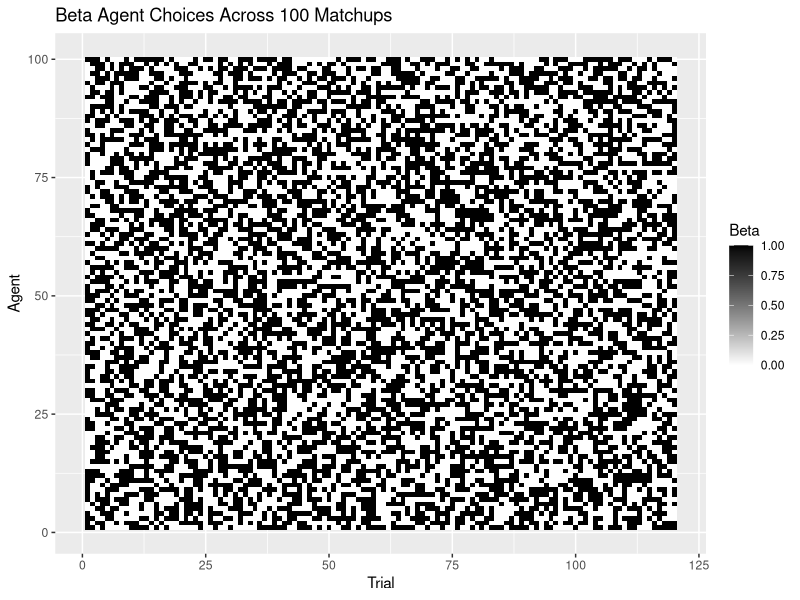
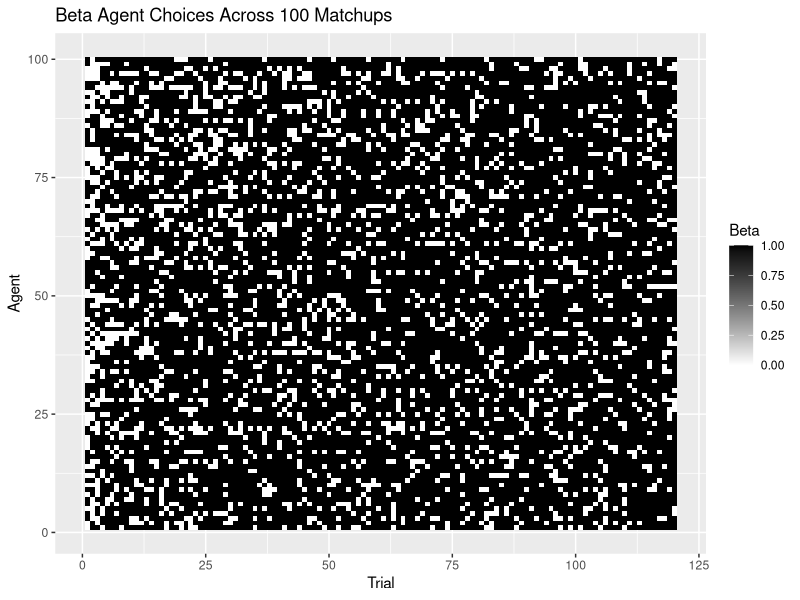
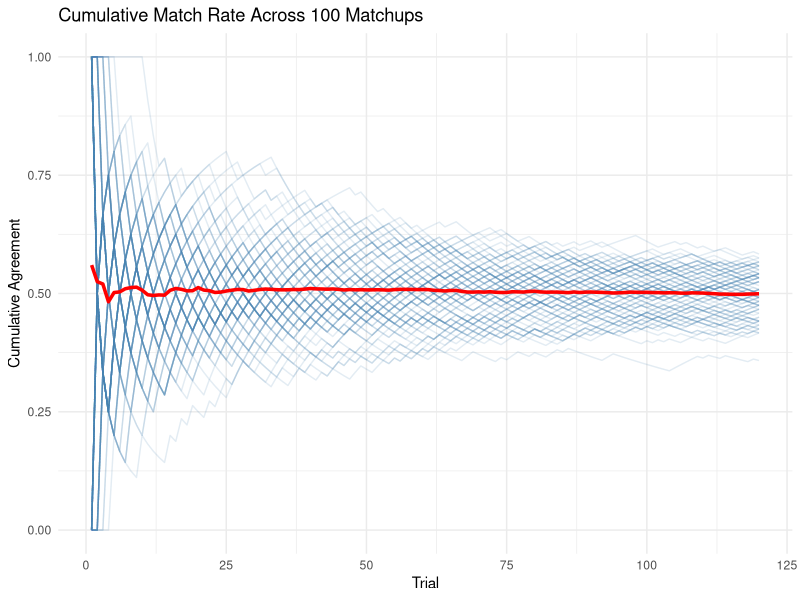
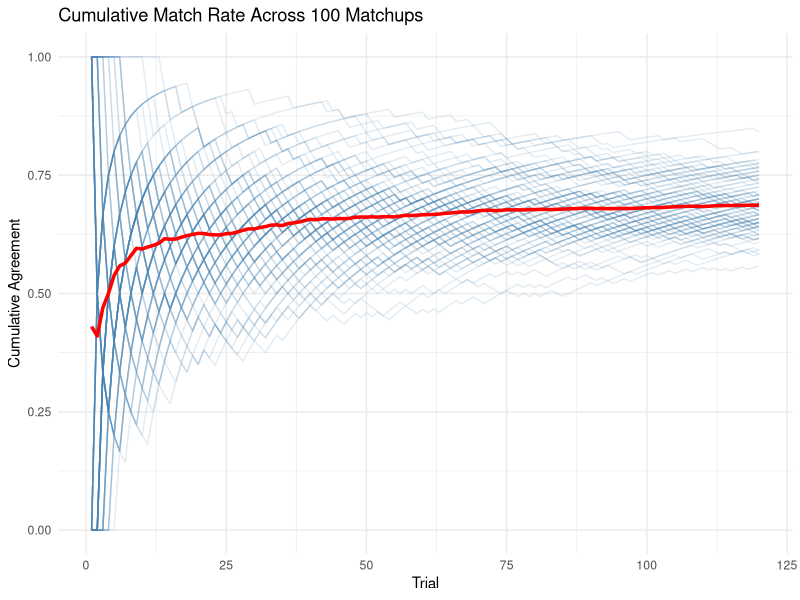

The R script that drew these images, in order:
## ---- chunk 1
knitr::opts_chunk$set(echo = TRUE)
## ---- chunk 2

library(tidyverse)


## ---- chunk 3

## Global Parameters ##
trials <- 120
agents <- 100
noise <- 0.05
prob_head <- 0.85

## ---- chunk 4

## Random/Biased Agent ##

# biased_agent <- function(prob_head) {
#   
#   choice <- rbinom(1, 1, prob_head)
#   
#   return(choice)
# }


biased_agent_noise <- function(prob_head, noise) {
  
  choice <- rbinom(1, 1, prob_head)
  
  if(rbinom(1, 1, noise)==1){choice =rbinom(1,1,0.5)}
  
  return(choice)
}

## ---- chunk 5
## WSLS Agent ##

# WSLS_agent <- function(prev_choice, feedback){
#   if(feedback==1){
#     choice = prev_choice
#   } else if(feedback==0){
#     choice = 1-prev_choice}
#   return(choice)
# }

WSLS_agent_noise <- function(prev_choice, feedback, noise) {
  
  # Standard WSLS rule
  if (feedback == 1) {
    choice <- prev_choice
  } else if (feedback == 0) {
    choice <- 1 - prev_choice
  }
  
  # Add noise: with probability = noise, randomize choice
  if (rbinom(1, 1, noise) == 1) {choice <- rbinom(1, 1, 0.5)}
  
  return(choice)
}


## ---- chunk 6
beta_agent <- function(prev_alpha, prev_beta, other_prev) {
  
  # Update Beta parameters
  alpha <- prev_alpha + other_prev
  beta  <- prev_beta  + (1 - other_prev)
  
  # Expected value of posterior
  rate <- alpha / (alpha + beta)
  
  # Choice based on expected value
  choice <- rbinom(1, 1, rate)
  
  return(list(choice = choice, alpha = alpha, beta = beta))
}
## ---- chunk 7

simulate_Beta_vs_WSLS <- function(trials, noise) {
  
  # storage
  WSLS_choice <- rep(NA, trials)
  Beta_choice <- rep(NA, trials)
  alpha <- beta <- rep(NA, trials)
  
  # initial states
  WSLS_choice[1] <- rbinom(1, 1, 0.5)
  Beta_choice[1] <- rbinom(1, 1, 0.5)
  alpha[1] <- 1
  beta[1]  <- 1
  
  for (t in 2:trials) {
    
    # --- WSLS agent ---
    if(Beta_choice[t-1]==WSLS_choice[t-1]){feedback=1}else{feedback=0}
    WSLS_choice[t] <- WSLS_agent_noise(WSLS_choice[t-1], 1-feedback, noise) # WSLS is not matching
    
    # --- Beta agent ---
    res <- beta_agent(alpha[t-1], beta[t-1], WSLS_choice[t-1])
    Beta_choice[t] <- res$choice
    alpha[t] <- res$alpha
    beta[t]  <- res$beta
  }
  
  return(list(WSLS = WSLS_choice,
              Beta = Beta_choice,
              alpha = alpha,
              beta = beta))
}


simulate_Beta_vs_WSLS_agents <- function(agents, trials, noise) {
  
  results <- vector("list", agents)
  
  for (i in 1:agents) {
    results[[i]] <- simulate_Beta_vs_WSLS(trials, noise)
  }
  
  return(results)
}


## ---- chunk 8
simulate_Beta_vs_Biased <- function(trials, prob_head, noise) {
  
  # storage
  Beta_choice   <- rep(NA, trials)
  Biased_choice <- rep(NA, trials)
  alpha <- beta <- rep(NA, trials)
  
  # initial states
  Beta_choice[1]   <- rbinom(1, 1, 0.5)
  Biased_choice[1] <- rbinom(1, 1, 0.5)
  alpha[1] <- 1
  beta[1]  <- 1
  
  for (t in 2:trials) {
    
    # --- Biased agent ---
    Biased_choice[t] <- biased_agent_noise(prob_head, noise)
    
    # --- Beta agent ---
    res <- beta_agent(alpha[t-1], beta[t-1], Biased_choice[t-1])
    Beta_choice[t] <- res$choice
    alpha[t] <- res$alpha
    beta[t]  <- res$beta
  }
  
  return(list(
    Beta   = Beta_choice,
    Biased = Biased_choice,
    alpha  = alpha,
    beta   = beta
  ))
}

simulate_Beta_vs_Biased_agents <- function(agents, trials, prob_head, noise) {
  
  results <- vector("list", agents)
  
  for (i in 1:agents) {
    results[[i]] <- simulate_Beta_vs_Biased(
      trials = trials,
      prob_head = prob_head,
      noise = noise
    )
  }
  
  return(results)
}

## ---- chunk 9
## Simulating 100 agents ##
set.seed(123)  # reproducibility
Beta_vs_WSLS <- simulate_Beta_vs_WSLS_agents(agents, trials, noise)
Beta_vs_Biased <- simulate_Beta_vs_Biased_agents(agents, trials, prob_head, noise)
## ---- chunk 10

# Convert Beta vs WSLS results into a data frame #
df <- do.call(rbind, lapply(1:100, function(i) {
  data.frame(
    agent = i,
    trial = 1:length(Beta_vs_WSLS[[i]]$WSLS),
    WSLS = Beta_vs_WSLS[[i]]$WSLS,
    Beta = Beta_vs_WSLS[[i]]$Beta
  )
}))

df$feedback <- ifelse(df$WSLS == df$Beta, 1, 0)

df <- df %>%
  group_by(agent) %>%
  mutate(
    cumulative_rateSelf  = cumsum(feedback) / seq_along(feedback),
    cumulative_rateOther = cumsum(1 - feedback) / seq_along(feedback)
  ) %>%
  ungroup()

df_avg <- df %>%
  group_by(trial) %>%
  summarise(mean_self = mean(cumulative_rateSelf))


# Convert Beta vs Biased results into a data frame #
df2 <- do.call(rbind, lapply(1:100, function(i) {
  data.frame(
    agent = i,
    trial = 1:length(Beta_vs_Biased[[i]]$Biased),
    Biased = Beta_vs_Biased[[i]]$Biased,
    Beta = Beta_vs_Biased[[i]]$Beta
  )
}))

df2$feedback <- ifelse(df2$Biased == df2$Beta, 1, 0)

df2 <- df2 %>%
  group_by(agent) %>%
  mutate(
    cumulative_rateSelf  = cumsum(feedback) / seq_along(feedback),
    cumulative_rateOther = cumsum(1 - feedback) / seq_along(feedback)
  ) %>%
  ungroup()

df_avg2 <- df2 %>%
  group_by(trial) %>%
  summarise(mean_self = mean(cumulative_rateSelf))





## ---- chunk 11

# Heatmaps for Beta choices #
ggplot(df, aes(x = trial, y = agent, fill = Beta)) +
  geom_tile() +
  scale_fill_gradient(low = "white", high = "black") +
  labs(title = "Beta Agent Choices Across 100 Matchups",
       x = "Trial", y = "Agent")


ggplot(df2, aes(x = trial, y = agent, fill = Beta)) +
  geom_tile() +
  scale_fill_gradient(low = "white", high = "black") +
  labs(title = "Beta Agent Choices Across 100 Matchups",
       x = "Trial", y = "Agent")

## ---- chunk 12


ggplot(df, aes(x = trial, y = cumulative_rateSelf, group = agent)) +
  geom_line(alpha = 0.15, color = "steelblue") +
  geom_line(
    data = df_avg,
    aes(x = trial, y = mean_self, group = 1),
    color = "red",
    size = 1.2
  ) +
  labs(
    title = "Cumulative Match Rate Across 100 Matchups",
    x = "Trial",
    y = "Cumulative Agreement"
  ) +
  theme_minimal()
## ---- chunk 13
ggplot(df2, aes(x = trial, y = cumulative_rateSelf, group = agent)) +
  geom_line(alpha = 0.15, color = "steelblue") +
  geom_line(
    data = df_avg2,
    aes(x = trial, y = mean_self, group = 1),
    color = "red",
    size = 1.2
  ) +
  labs(
    title = "Cumulative Match Rate Across 100 Matchups",
    x = "Trial",
    y = "Cumulative Agreement"
  ) +
  theme_minimal()
